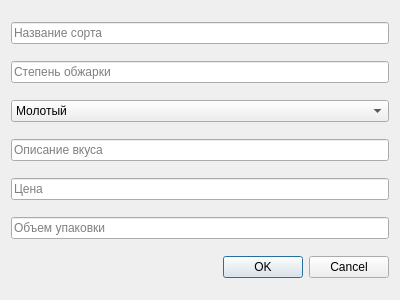
<?xml version="1.0" encoding="UTF-8"?>
<ui version="4.0">
 <class>AddEditCoffeeForm</class>
 <widget class="QDialog" name="AddEditCoffeeForm">
  <property name="geometry">
   <rect>
    <x>0</x>
    <y>0</y>
    <width>400</width>
    <height>300</height>
   </rect>
  </property>
  <property name="windowTitle">
   <string>Добавить/Редактировать кофе</string>
  </property>
  <layout class="QVBoxLayout" name="verticalLayout">
   <item>
    <widget class="QLineEdit" name="nameInput">
     <property name="placeholderText">
      <string>Название сорта</string>
     </property>
    </widget>
   </item>
   <item>
    <widget class="QLineEdit" name="roastLevelInput">
     <property name="placeholderText">
      <string>Степень обжарки</string>
     </property>
    </widget>
   </item>
   <item>
    <widget class="QComboBox" name="groundOrBeansInput">
     <item>
      <property name="text">
       <string>Молотый</string>
      </property>
     </item>
     <item>
      <property name="text">
       <string>В зернах</string>
      </property>
     </item>
    </widget>
   </item>
   <item>
    <widget class="QLineEdit" name="tasteDescriptionInput">
     <property name="placeholderText">
      <string>Описание вкуса</string>
     </property>
    </widget>
   </item>
   <item>
    <widget class="QLineEdit" name="priceInput">
     <property name="placeholderText">
      <string>Цена</string>
     </property>
    </widget>
   </item>
   <item>
    <widget class="QLineEdit" name="packageVolumeInput">
     <property name="placeholderText">
      <string>Объем упаковки</string>
     </property>
    </widget>
   </item>
   <item>
    <widget class="QDialogButtonBox" name="buttonBox">
     <property name="standardButtons">
      <set>QDialogButtonBox::Cancel|QDialogButtonBox::Ok</set>
     </property>
    </widget>
   </item>
  </layout>
 </widget>
 <resources/>
 <connections/>
</ui>
